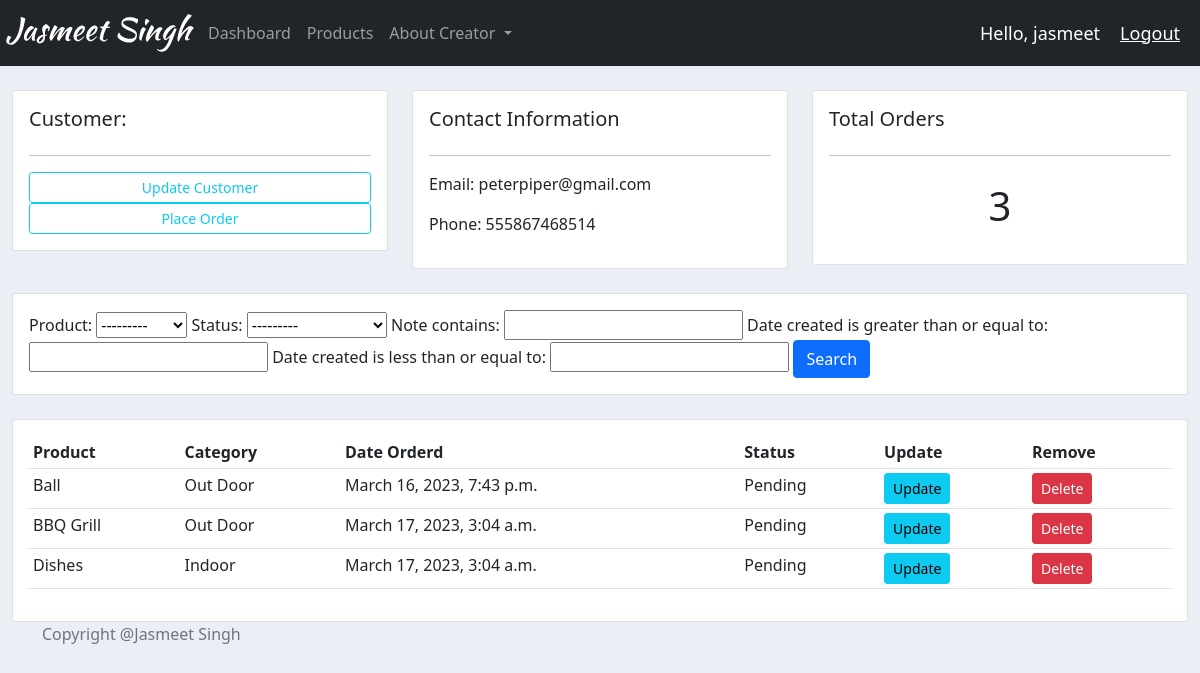
Before: /customer/2/ (signed in) with the older database file.
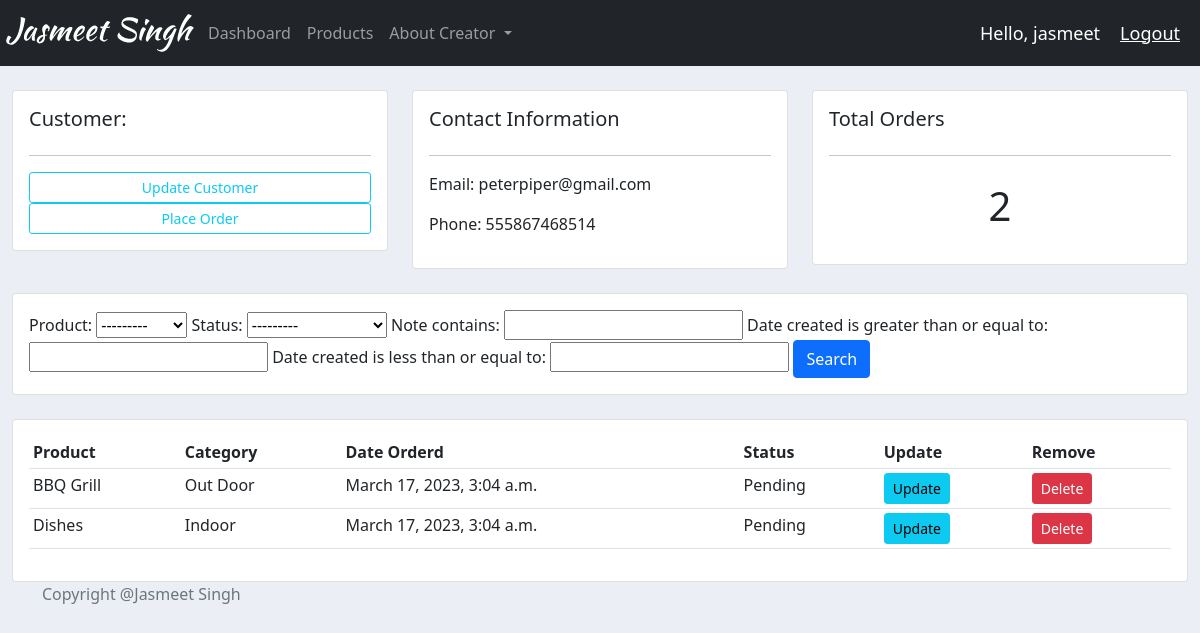
After: the same page with the newer database file.
### accounts/models.py (models this page shows, shortened)
class Customer(models.Model):
    user = models.OneToOneField(User, null=True, blank=True, on_delete=models.CASCADE)
    name = models.CharField(max_length=200, null=True)
    phone = models.CharField(max_length=200, null=True)
    email = models.CharField(max_length=200, null=True)
    profile_pic = models.ImageField(default='default_profile.jpeg', null=True, blank=True)
    date_created = models.DateTimeField(auto_now_add=True, null=True)

class Order(models.Model):
    STATUS = (
        ('Pending', 'Pending'),
        ('Out for delivery', 'Out for delivery'),
        ('Delivered', 'Delivered'),
    )
    customer = models.ForeignKey(Customer, null=True, on_delete=models.SET_NULL)
    product = models.ForeignKey(Product, null=True, on_delete=models.SET_NULL)
    date_created = models.DateTimeField(auto_now_add=True, null=True)
    status = models.CharField(max_length=200, null=True, choices=STATUS)
    note = models.CharField(max_length=1000, null=True)

class Product(models.Model):
    CATEGORY = (
        ('Indoor', 'Indoor'),
        ('Out Door', 'Out Door'),
    )
    name = models.CharField(max_length=200, null=True)
    price = models.FloatField(null=True)
    category = models.CharField(max_length=200, null=True, choices=CATEGORY)
    description = models.CharField(max_length=200, null=True, blank=True)
    date_created = models.DateTimeField(auto_now_add=True, null=True)
    tags = models.ManyToManyField(Tag)
    def __str__(self) -> str:
        return self.name

### accounts/decorators.py (the view)
        def wrapper_func(request, *args, **kwargs):
            group = None
            if request.user.groups.exists():
                group = request.user.groups.all()[0].name
            if group in allowed_roles:
                return view_func(request, *args, **kwargs)
            else:
                return HttpResponse('You are not authorized to view this page')

### accounts/views.py (called while the page is built)
@login_required(login_url='login')
@allowed_users(allowed_roles=['admin'])
def customer(request, pk_test):
    customer = Customer.objects.get(id=pk_test)
    orders = customer.order_set.all()
    order_count = orders.count()
    myFilter = OrderFilter(request.GET, queryset=orders)
    orders = myFilter.qs
    context = {'customer':customer, 'orders':orders, 'order_count':order_count,
               'myFilter':myFilter}
    return render(request, 'accounts/customer.html', context)

### accounts/templates/accounts/customer.html
{% extends 'accounts/main.html' %}
{% block content %}
<br>
<div class="row">
	<div class="col-md">
		<div class="card card-body">
			<h5>Customer: </h5>
			<hr>
			<a class="btn btn-outline-info  btn-sm btn-block" href="">Update Customer</a>
			<a class="btn btn-outline-info  btn-sm btn-block" href="{% url 'create_order' customer.id %}">Place Order</a>
		</div>
	</div>
	<div class="col-md">
		<div class="card card-body">
			<h5>Contact Information</h5>
			<hr>
			<p>Email: {{customer.email}}</p>
			<p>Phone: {{customer.phone}}</p>
		</div>
	</div>
	<div class="col-md">
		<div class="card card-body">
			<h5>Total Orders</h5>
			<hr>
			<h1 style="text-align: center;padding: 10px">{{order_count}}</h1>
		</div>
	</div>
</div>
<br>
<div class="row">
	<div class="col">
		<div class="card card-body">
			<form method="get">
		    {{myFilter.form}}
		    <button class="btn btn-primary" type="submit">Search</button>
		  </form>
		</div>
	</div>
</div>
<br>
<div class="row">
	<div class="col-md">
		<div class="card card-body">
			<table class="table table-sm">
				<tr>
					<th>Product</th>
					<th>Category</th>
					<th>Date Orderd</th>
					<th>Status</th>
					<th>Update</th>
					<th>Remove</th>
				</tr>
				{% for order in orders %}
					<tr>
						<td>{{order.product}}</td>
						<td>{{order.product.category}}</td>
						<td>{{order.date_created}}</td>
						<td>{{order.status}}</td>
						<td><a class="btn btn-sm btn-info" href="{% url 'update_order' order.id %}">Update</a></td>
						<td><a class="btn btn-sm btn-danger" href="{% url 'delete_order' order.id %}">Delete</a></td>
					</tr>
					{% endfor %}
			</table>
		</div>
	</div>
</div>
{% endblock %}

### accounts/templates/accounts/main.html (shortened to what this page needs)
{% load static %}
<!DOCTYPE html>
<html lang="en">
<head>
    <link href="https://cdn.jsdelivr.net/npm/bootstrap@5.0.2/dist/css/bootstrap.min.css" rel="stylesheet">
    <link rel="stylesheet" type="text/css" href="{% static '/css/main.css' %}">
</head>
<body>
    {% include 'accounts/navbar.html' %}
    <div class="container-fluid">
    {% block content %}
    {% endblock content %}
    </div>
    {% include 'accounts/footer.html' %}
</body>
</html>

### accounts/templates/accounts/navbar.html (shortened to what this page needs)
{% load static %}
<nav class="navbar navbar-expand-lg navbar-dark bg-dark">
    <a href="https://www.youtube.com/watch?v=dQw4w9WgXcQ"><img src="{% static 'accounts/images/logo.png' %}"></a>
    <div class="collapse navbar-collapse" id="navbarNavDropdown">
      <ul class="navbar-nav">
        {% if request.user.is_staff %}
        <li class="nav-item active">
          <a class="nav-link" href="{% url 'home' %}">Dashboard</a>
        </li>
        <li class="nav-item">
          <a class="nav-link" href="{% url 'products' %}">Products</a>
        </li>
        {% else %}
        <li class="nav-item">
          <a class="nav-link" href="{% url 'account' %}">Settings</a>
        </li>
        {% endif %}
        <li class="nav-item dropdown">
          <a class="nav-link dropdown-toggle" href="#" id="navbarDropdownMenuLink" data-toggle="dropdown" aria-haspopup="true" aria-expanded="false">
            About Creator
          </a>
        </li>
      </ul>
    </div>
    <span class="hello-msg">Hello, {{request.user}}</span>
    <span ><a class="hello-msg" href="{% url 'logout' %}">Logout</a></span>
  </nav>

### accounts/templates/accounts/footer.html
<footer class="footer">
    <div class="container">
      <span class="text-muted">Copyright @<a href="https://www.linkedin.com/in/jasmeet-singh-jj/" style="text-decoration: none; color: inherit">Jasmeet Singh</a></span>
    </div>
  </footer>

### accounts/static/css/main.css (style rules this page uses)
body { background-color: #ebeff5; }

### accounts/templates/accounts/navbar.html (style rules this page uses)
.hello-msg { font-size: 18px; color: #fff; margin-right: 20px; }

Changed rows visible on the page:
removed Order: product "Ball", product.category "Out Door", date_created "March 16, 2023, 7:43 p.m.", status "Pending"
Other visible differences:
{{ order_count }}: "3" → "2"
